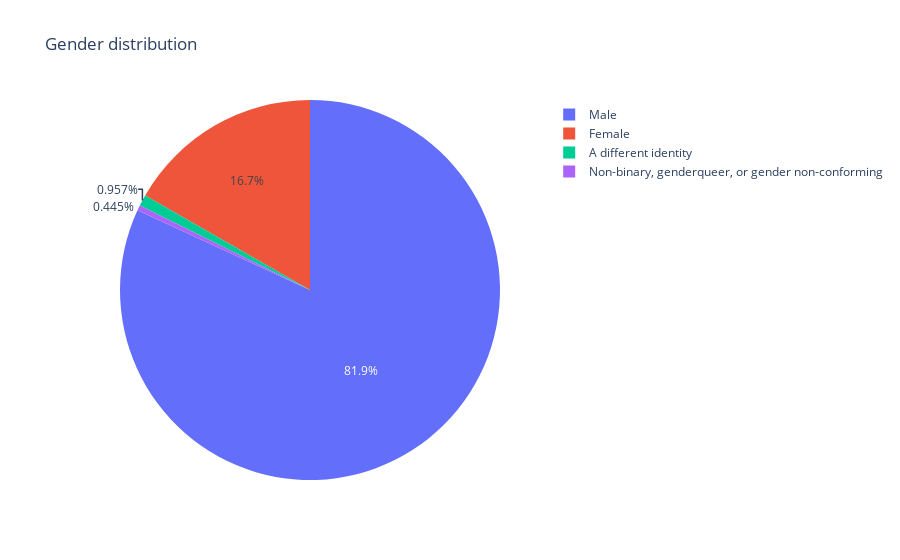

The notebook cell this image was saved under:
### Markdown cell above
**Understanding the Respondents:**

Let us first try to understand the respondents who took the survey. We know that most of the respondents were found primarily through Kaggle channels, like our email list, discussion forums and social media channels.

But let us try to understand more about their demographics from the aspects of age, gender, locality, experience etc

**Gender:**

### Code cell
temp_series = mcr_df['GenderSelect'].value_counts()
labels = (np.array(temp_series.index))
sizes = (np.array((temp_series / temp_series.sum())*100))

trace = go.Pie(labels=labels, values=sizes)
layout = go.Layout(
    title='Gender distribution'
)
data = [trace]
fig = go.Figure(data=data, layout=layout)
py.iplot(fig, filename="gender")

### Figure 1 — Plotly figure (JSON) as saved in the notebook; plotly's stock layout.template omitted (floating-point values rounded to 4 significant figures)
{"data": [{"labels": ["Male", "Female", "A different identity", "Non-binary, genderqueer, or gender non-conforming"], "type": "pie", "values": [81.88, 16.71, 0.9566, 0.4452]}], "layout": {"title": {"text": "Gender distribution"}}}
